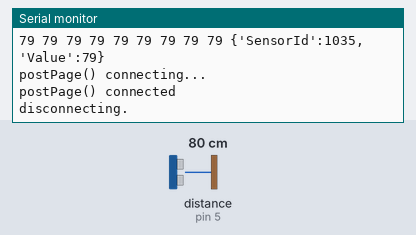
A sketch run on a simulated Arduino Uno, built with avr-gcc and run on an emulated ATmega328P. On the bench: the last lines printed to the serial monitor. Wiring (inferred from the names in the program): ultrasonic range finder: trigger pin 6; echo pin 5. The inputs (shaded band) are chosen by the test bench; at power-on: distance to the obstacle (sensor on pin 5) 80 cm. The echo pulse lasts 58.3 µs per cm; WiFi joins after 1.5 s; servers stay silent unless stated; uploads are accepted with an empty reply.

Above: at 3.7 s.
3.8 s: distance to the obstacle (sensor on pin 5) set to 2 cm
At 4.11 s:
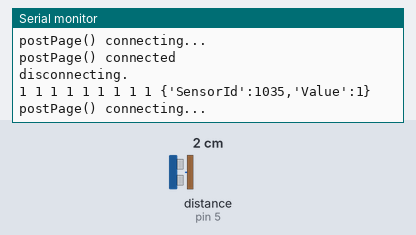
5.3 s: distance to the obstacle (sensor on pin 5) set to 4 cm
At 5.67 s:
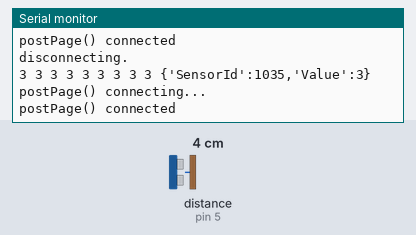

The sketch:

igierhan2742ex2b1.ino
```cpp
//------------------Ethernet/IP/Http post--------------------
/*-----( Import needed libraries )-----*/
#include <SPI.h>
#include <Ethernet.h>

// Enter a MAC address and IP address for your controller below.
// The IP address will be dependent on your local network:
byte mac[] = {
  0xDE, 0xAD, 0xBE, 0xEF, 0xFE, 0xED };

/*-----( Declare objects )-----*/
IPAddress arduinoIp(192,168,1, 196);
IPAddress gateway(192, 168, 1, 170);
IPAddress subnet(255, 255, 255, 0);
IPAddress serverIp(204, 77, 50, 53);
int serverPort = 80;
char pageName[] = "/propertymonitor/api/sensorreadings";
EthernetClient client;
// Declare http Post request data
char json[41];  // Must be large enough to hold entire JSON payload
//----------------------------------------------------------

#define SENSORID 1035

#define trigPin 6
#define echoPin 5
#define FILTER_N 9

int distances[FILTER_N];
int prevDistance;

void setup()
{
  Serial.begin (115200);
  pinMode(trigPin, OUTPUT);
  pinMode(echoPin, INPUT);

  //------------------- Start ethernet -------------------
  if (Ethernet.begin(mac) == 0) Ethernet.begin(mac, arduinoIp, gateway, subnet);
  delay(1000);
  //--------------------------------------------
}

void loop()
{
  //------------------- ex2b -------------------
  Ethernet.maintain();
  //--------------------------------------------

  long duration, distance, avgDistance, tolerance;
  for (int i = 0; i < FILTER_N; i++) {
    digitalWrite(trigPin, LOW);
    delayMicroseconds(2);
    digitalWrite(trigPin, HIGH);
    delayMicroseconds(10);
    digitalWrite(trigPin, LOW);
    duration = pulseIn(echoPin, HIGH);
    distance = (duration/2) / 29.1;
    if (distance < 400 && distance > 0)
    {
      distances[i] = distance;
    }
    delay(5);
  }
  bubbleSort(distances, FILTER_N);
  avgDistance = calcAvg(distances, FILTER_N);
  tolerance = (long) (avgDistance * 0.05);

  if ((avgDistance < prevDistance - tolerance) || (avgDistance > prevDistance + tolerance)) {
    for (int i = 0; i < FILTER_N; i++) {
      Serial.print(distances[i]);
      Serial.print(' ');
    }
    sprintf(json, "{'SensorId':%d,'Value':%d}", SENSORID, avgDistance); // Cast currTempReading to int
    Serial.println(json);
    postPage(json);
    delay(1000);
  }
  prevDistance = avgDistance;
}

void bubbleSort(int arr[], int n)
{
    int i, j;
    for (i = 0; i < n - 1; i++)
        for (j = 0; j < n - i - 1; j++)
            if (arr[j] > arr[j + 1]) {
              int temp = arr[j];
              arr[j] = arr[j+1];
              arr[j+1] = temp;
            }
}

int calcAvg(int arr[], int n) {
  int sum = 0;
  for (int i = 1; i < n - 5; i++) {
    sum += arr[i];
  }
  return sum / (n - 6);
}

//------------------- ex2b -------------------
// --------------------------------- postPage()  ---------------------------------
// ---------------------- Performs http Post of json payload ---------------------
byte postPage(char* json)
{
  int inChar;
  Serial.println("postPage() connecting...");

  if (client.connect(serverIp, serverPort)) {
    Serial.println("postPage() connected");

    // send http header
//    client.println("POST /propertymonitor/api/sensorreadings HTTP/1.1");
    client.print("POST ");
    client.print(pageName);
    client.println(" HTTP/1.1");
    client.println("Host: 192.168.1.196"); // or generate from your server variable to not hardwire
    client.println("User-Agent: Arduino/uno ethernet");
    client.println("Connection: close");
    client.println("Content-Type: application/json");
    client.print("Content-Length: ");
    client.println(strlen(json));// number of bytes in the payload
    client.println();// important: need an empty line here
    // send payload
    client.println(json);
  }
  else
  {
    Serial.println(F("postPage() connect failed"));
    return 0;
  }

  int connectLoop = 0;

  while(client.connected())
  {
    while(client.available())
    {
      inChar = client.read();
//      Serial.write(inChar);
      connectLoop = 0;
    }

    delay(1);
    connectLoop++;
    if(connectLoop > 10000)
    {
      Serial.println();
      Serial.println(F("Timeout"));
      client.stop();
    }
  }

  Serial.println(F("disconnecting."));
  Serial.println();

  client.stop();
  return 1;
}
  //--------------------------------------------
```

Measured:
- after the input at 3.8 s, the serial monitor: prints a new line after 0.15 s (image 1)
- after the input at 5.3 s, the serial monitor: prints a new line after 0.06 s (image 2)
